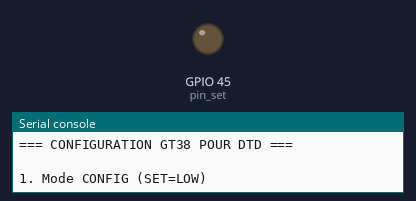
A program run on a simulated ESP32 board running MicroPython. Shown: output pins drawn as LEDs (lit = HIGH), the last lines printed to the serial console. The modem accepts every AT command (registered, SIM ready, sends succeed) and sends nothing else. At 3.8 s the program stops and its outputs stay as they are.

Above: at 0.1 s.
At 2.9 s:
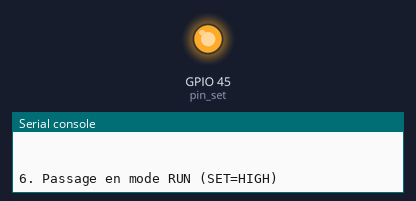
Timing chart, 0 to 4.4 s (numbered marks = the images above):
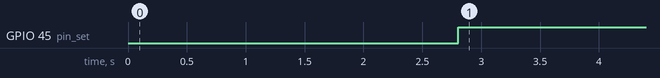

The program:

gt38_get_config.py
```python
"""
Configuration GT38 pour DTD - Mode FU3 (9600 bauds)
"""
from machine import UART, Pin
import time


def configure_gt38_dtd():
    print("=== CONFIGURATION GT38 POUR DTD ===\n")

    pin_set = Pin(45, Pin.OUT)
    uart = UART(2, baudrate=9600, tx=43, rx=44, timeout=200)

    # Mode CONFIG
    print("1. Mode CONFIG (SET=LOW)")
    pin_set.value(0)
    time.sleep(1)

    # Vider buffer
    while uart.any():
        uart.read(uart.any())

    # Test connexion
    print("\n2. Test connexion")
    uart.write(b'AT\r\n')
    time.sleep_ms(300)

    if uart.any():
        resp = uart.read(uart.any())
        print("   ✓ Module répond: {}".format(resp))
    else:
        print("   ✗ Pas de réponse")
        return False

    # Configuration actuelle
    print("\n3. Configuration actuelle")
    while uart.any():
        uart.read(uart.any())

    uart.write(b'AT+RX\r\n')
    time.sleep_ms(300)

    if uart.any():
        resp = uart.read(uart.any())
        print("   {}".format(resp.decode('utf-8', 'ignore')))

    # Nouvelle configuration
    print("\n4. Configuration pour DTD")

    configs = [
        (b'AT+C001\r\n', "Canal 001"),
        (b'AT+P8\r\n', "Puissance max (8)"),
        (b'AT+FU3\r\n', "Mode FU3 (9600 bauds transparent)"),
    ]

    for cmd, desc in configs:
        while uart.any():
            uart.read(uart.any())

        print("   {}...".format(desc))
        uart.write(cmd)
        time.sleep_ms(300)

        if uart.any():
            resp = uart.read(uart.any())
            resp_str = resp.decode('utf-8', 'ignore').strip()
            if 'OK' in resp_str:
                print("      ✓ {}".format(resp_str))
            else:
                print("      ? {}".format(resp_str))
        else:
            print("      ✗ Pas de réponse")

    # Vérification
    print("\n5. Vérification configuration")
    while uart.any():
        uart.read(uart.any())

    uart.write(b'AT+RX\r\n')
    time.sleep_ms(300)

    if uart.any():
        resp = uart.read(uart.any())
        print("   {}".format(resp.decode('utf-8', 'ignore')))

    # Mode RUN
    print("\n6. Passage en mode RUN (SET=HIGH)")
    pin_set.value(1)
    time.sleep(1)

    print("\n" + "="*60)
    print("✓✓ CONFIGURATION TERMINÉE")
    print("="*60)
    print("\nLe GT38 est maintenant configuré:")
    print("  - Canal: 001")
    print("  - Puissance: Max (+20dBm)")
    print("  - Mode: FU3 (transparent, 9600 bauds)")
    print("\nVous pouvez maintenant utiliser DTD en mode réel !")

    return True


# Lancer la configuration
if configure_gt38_dtd():
    print("\n🎉 SUCCÈS !")
else:
    print("\n❌ ÉCHEC")
```

Measured:
- by itself, GPIO 45 (pin_set): LOW → HIGH at 2.8 s
